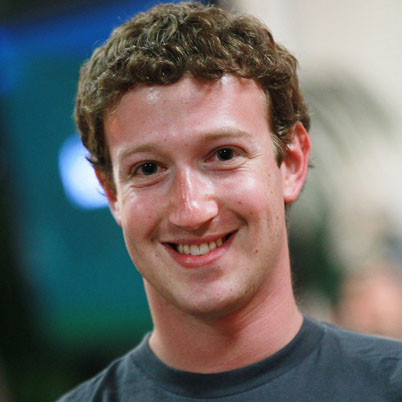
#> input picture Images/zuck.jpg, 402 x 402 px
$ python EigenFace.py   (Python 2 division)
#> lines starting #> are read from the running program, lines starting #| are printed output that depends on the picture
import numpy as np
from PIL import Image

class EigenFace(object):

    def __init__(self):
        self.eigenfaces = []

    def TrainWithImages(self, imageNames, res=None):
        """
        Trains the EigenFace model with a set of images with the same resolution

        Parameters: imageNames: a python list of image file locations

                    res: a tuple consisting of the length and width of the images in pixels

        Returns: A numpy array of EigenFaces
        """
#> called with res = (634, 396)

        assert(res is not None)

        N = len(imageNames) #number of Training Images
        X = res[0]
        Y = res[1]

        trainingMatrix = np.zeros(shape=(X * Y, N))

        for i, imageName in enumerate(imageNames):
            img = Image.open(imageName).convert('L')
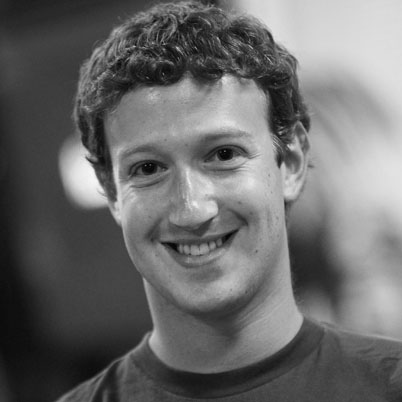
#> img: PIL image 402x402 L; min 1, max 248, mean 106.8

            if not (img.size[0] == res[0] and img.size[1] == res[1]):
#> (the run stopped early here; a loop or call above may not have finished)

$ run again, with Images/brin.jpg copied over Images/zuck.jpg
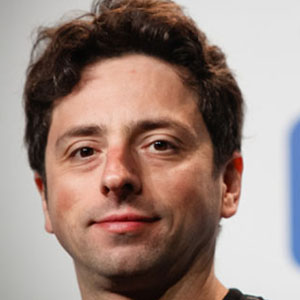
#> input picture Images/brin.jpg, 300 x 300 px
#> in TrainWithImages, `img = Image.open(imageName).convert('L')`:
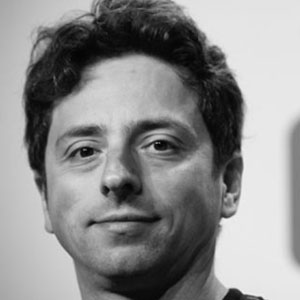
#> img: PIL image 300x300 L; min 1, max 241, mean 140.4

$ run again, with Images/gates.jpg copied over Images/zuck.jpg
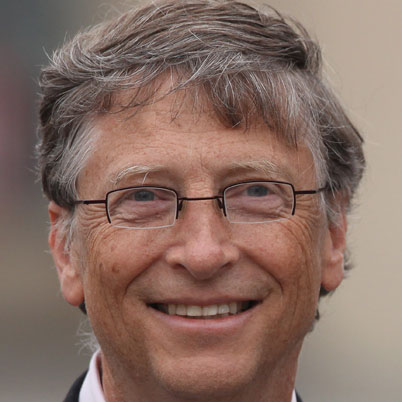
#> input picture Images/gates.jpg, 402 x 402 px
#> in TrainWithImages, `img = Image.open(imageName).convert('L')`:
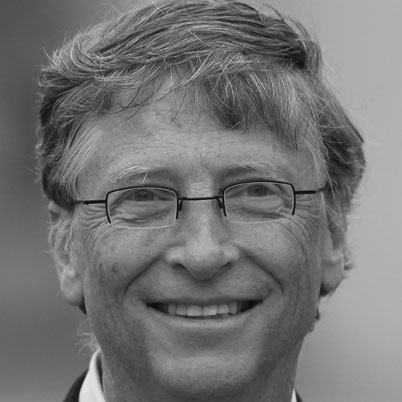
#> img: PIL image 402x402 L; min 7, max 233, mean 116.7
